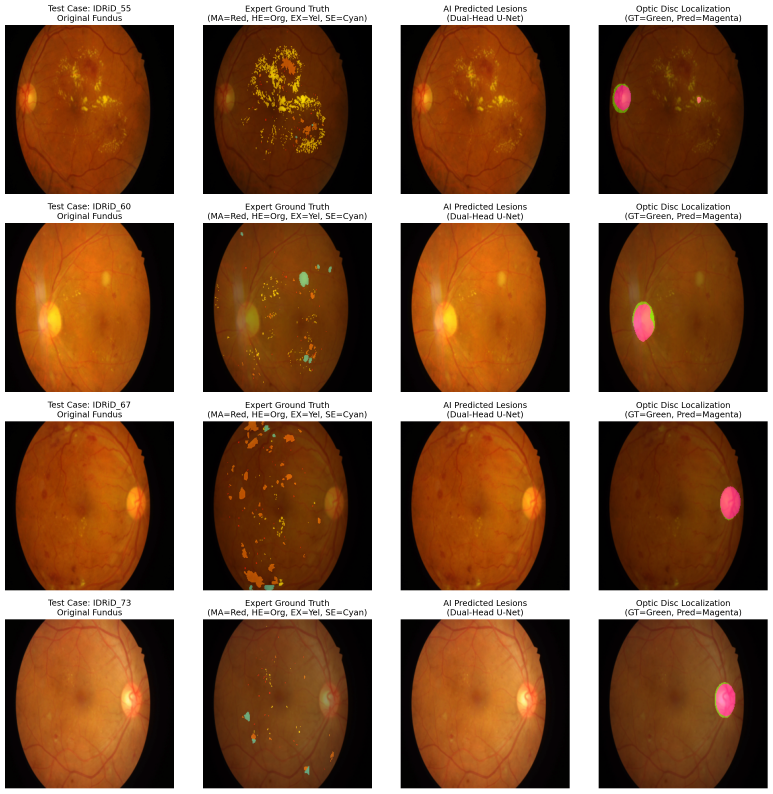
%> input picture reports/lesion_segmentation_predictions.png, 2317 x 2380 px (shown at 1/3 size)
$ octave --eval "result = runScreeningPipeline(imread('../../reports/lesion_segmentation_predictions.png'));"   (GNU Octave 9; MATLAB toolbox functions it lacks are replaced by stand-ins)
%> lines starting %> are read from the running program, lines starting %| are printed output that depends on the picture
### core/quality/assessImageQuality.m
function result = assessImageQuality(img, cfg)
% assessImageQuality  Evaluates the quality of a retinal fundus image.
%
%   result = assessImageQuality(img, cfg)
%
%   Input:
%     img  - uint8 or double RGB image (H×W×3)
%     cfg  - RGConfig() struct
%
%   Output:
%     result  - struct with fields:
%       .score          - overall quality score (0–100)
%       .status         - 'GOOD' | 'BORDERLINE' | 'UNGRADABLE'
%       .focus          - 'Good' | 'Acceptable' | 'Poor'
%       .focusScore     - numeric (Laplacian variance)
%       .illumination   - 'Good' | 'Acceptable' | 'Poor'
%       .illuminScore   - numeric (mean pixel intensity, 0–1)
%       .fieldOfView    - 'Good' | 'Acceptable' | 'Poor'
%       .fovScore       - fraction of in-field pixels
%       .contrast       - 'Good' | 'Acceptable' | 'Poor'
%       .contrastScore  - numeric (std of green channel)
%       .retinalVisibility - 'Good' | 'Acceptable' | 'Poor'
%       .reason         - string (empty if GOOD)
%       .recommendation - string (empty if GOOD)
%       .gradable       - logical

if nargin < 2, cfg = RGConfig(); end

% Ensure double
if ~isa(img,'double')
    imgD = im2double(img);
else
    imgD = img;
end

result.score        = 0;
result.status       = 'UNGRADABLE';
result.focus        = 'Poor';
result.focusScore   = 0;
result.illumination = 'Poor';
result.illuminScore = 0;
result.fieldOfView  = 'Poor';
result.fovScore     = 0;
result.contrast     = 'Poor';
result.contrastScore = 0;
result.retinalVisibility = 'Poor';
result.reason       = '';
result.recommendation = '';
result.gradable     = false;

try
    % ---- Focus assessment (Laplacian variance of green channel) ----------
    grayImg = rgb2gray(imgD);
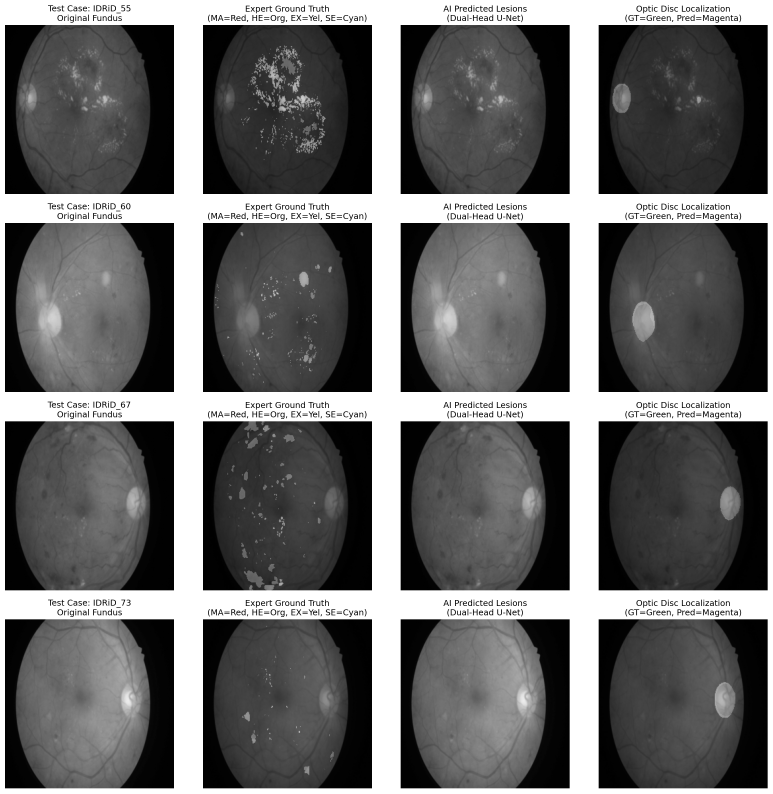
%> grayImg: size 2380x2317 double (shown at 1/3 size); min 0, max 1, mean 0.412
    lap     = fspecial('laplacian', 0.2);
    lapImg  = imfilter(grayImg, lap, 'replicate');
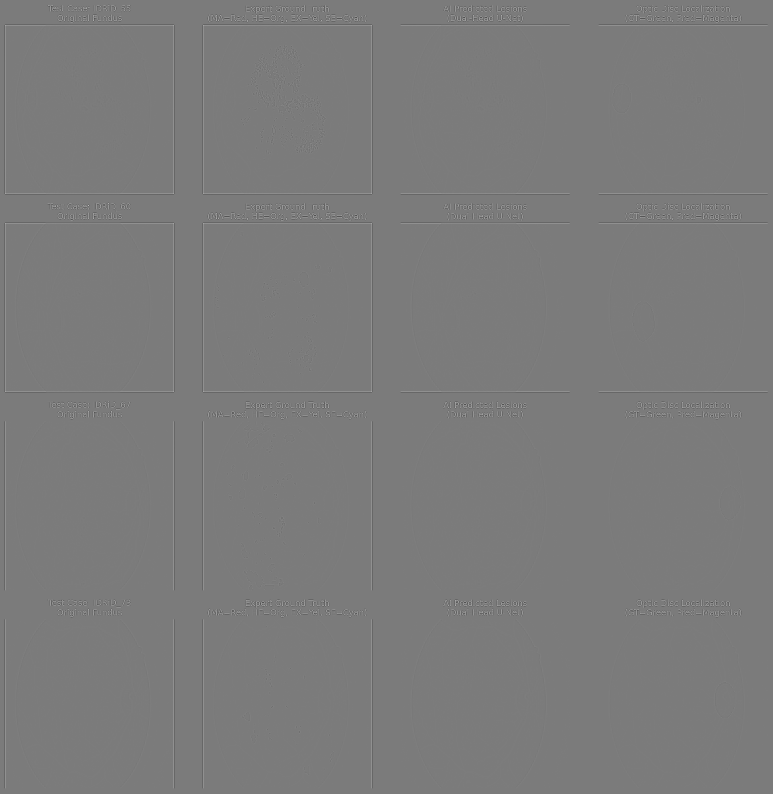
%> lapImg: size 2380x2317 double (shown at 1/3 size); min -2, max 2.11, mean 1.36e-16; drawn with min black and max white
    focusVar = var(lapImg(:)) * 1e4;  % scale to 0–300ish range
%> focusVar = 215.6
    result.focusScore = focusVar;
%> result.focusScore = 215.6
%> (the rest of the program and of its run is left out)
